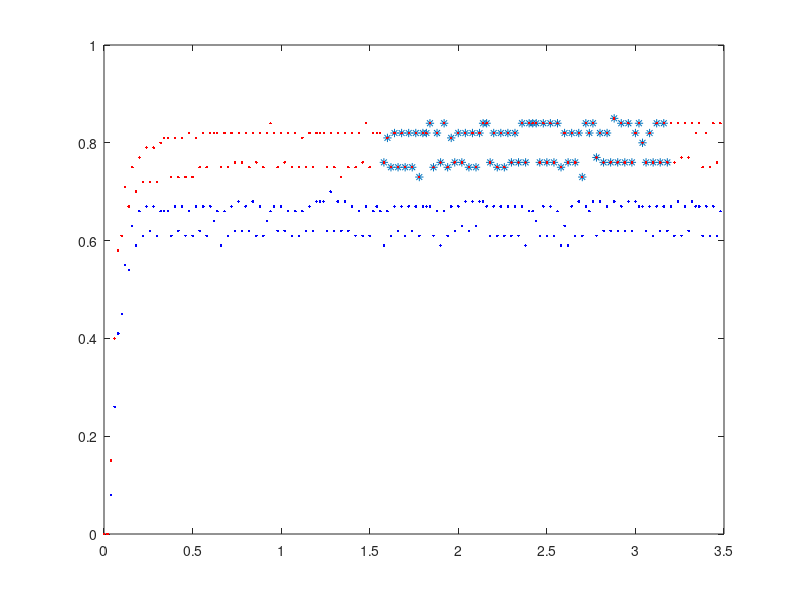

This chart was generated by the following MATLAB code: (Note: this script raises an error after producing the figure.)
% Rocky project

% @author: Carlos and Thomas
% Date: March 2021

%% Base System
% A)
%steptest_data = load('steptest.mat');
%sinetest150_data = load('sinetest150.mat');
%sinetest200_data = load('sinetest200.mat');

steptest_data = csvread('motordata.csv',0,0);
steptest_left = [0; steptest_data(:,1)]% - steptest_data(1,1);
steptest_right = [0; steptest_data(:,2)]% - steptest_data(2,1);
steptest_time = (0:20e-3:20e-3*(max(size(steptest_data))));

VinK_R = mean(steptest_left(80:160));
VinK_L = mean(steptest_right(80:160));
Vin = 300;

%%% Parameters!!!! %%%
Kr = VinK_R / Vin;
Kl = VinK_L / Vin;

tauR = 0.0794;
tauL = 0.08451;

%aR = tauR / Kr;
%aL = tauL / Kl;

tau = mean([tauR, tauL])
%a = mean([aR, aL])

%a = 12.2018;
a = 11.83;
b = 0.06338;

K = (a*b)*tau



%%
figure
plot(steptest_time, steptest_left,'b.')
hold on
plot(steptest_time(80:160) ,steptest_right(80:160),'*')
plot(steptest_time, steptest_right,'r.')
hold off

%%
% B)
load('gyrotest.mat')
angle_rad_normalized = angle_rad - angle_rad(end);

[peak_angle, peak_index] = findpeaks(angle_rad_normalized);

% Fitting Data
t_fit = t(peak_index);

zeta_omegan = 0.2021; % From curve fitting session

damping_fit_time = mean(diff(t(peak_index)));

% Wd = Wn * sqrt(1 - zeta^2)
% Wd = (2 * pi) / T

Wd = (2 * pi) / damping_fit_time; % Hz
zeta = 0.0457;
wn = 4.4188;

% wn = sqrt(g / l_eff)
g = 9.8;
l_eff = g / wn^2;

% Plot Data and Peaks
figure
plot(t, angle_rad_normalized)
hold on
plot(t(peak_index), peak_angle, '.')
hold off

% Much like the rocky robot my total height is 6' 5" but my effective 
% length is slightly shorter at 5' 8".
%%
% C)

%Want to set osicallation freq = to natural freq of the pendulumn sytstem
%Set disturbacne to be small square wave osciallation, criticially damped
%response will reach equilibrium as fast as possible 



% D)




